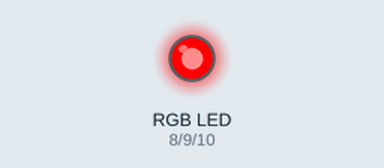
This sketch was run on a simulated Arduino Uno, built with avr-gcc and run on an emulated ATmega328P. On the bench: an RGB LED mixed from three pins (HIGH = lit).

Above: at 0.5 s.
At 2.5 s:
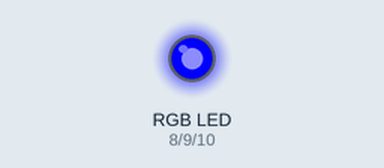
At 3.5 s:
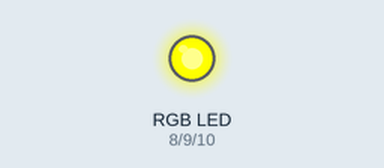
At 4.5 s:
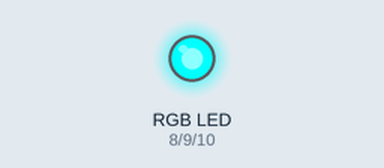
At 6.5 s:
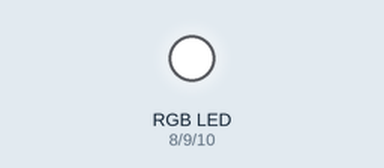
At 8.5 s:
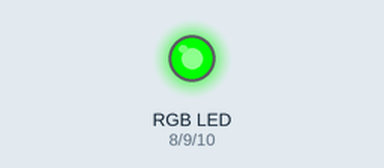
Timing chart, 0 to 9.1 s (numbered marks = the images above):
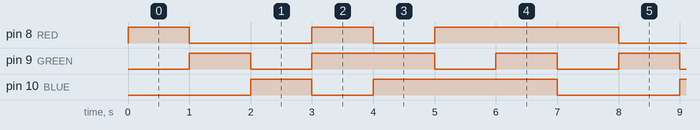

The sketch:

Pto1.ino
```cpp
// Encender el LED RGB y conformar los siguientes coleres:
// ROJO 0
// VERDE 1
// AZUL 2
// AMARILLO 3 R & G
// CELESTE 4  G & B
// VIOLETA 5
// BLANCO 6

 #define RED 8
 #define GREEN 9
 #define BLUE 10

 void setup() {
    pinMode(RED, OUTPUT);
    pinMode(GREEN, OUTPUT);
    pinMode(BLUE, OUTPUT);
 }

void loop() {
    for (int col = 0; col < 7; col++) {
        digitalWrite(RED, (col == 0 || col == 3 || col == 5 || col == 6));
        digitalWrite(GREEN, (col == 1 || col == 3 || col == 4 || col == 6));
        digitalWrite(BLUE, (col == 2 || col == 4 || col == 5 || col == 6));
        delay(1000);
    }
}
```

Measured:
- by itself, pin 8 (RED): repeats every 7.0 s: LOW 2.0 s, HIGH 1.0 s, LOW 1.0 s, HIGH 3.0 s
- by itself, pin 9 (GREEN): repeats every 7.0 s: LOW 1.0 s, HIGH 2.0 s, 2 × (LOW 1.0 s, HIGH 1.0 s)
- by itself, pin 10 (BLUE): repeats every 7.0 s: LOW 1.0 s, HIGH 3.0 s, LOW 2.0 s, HIGH 1.0 s
